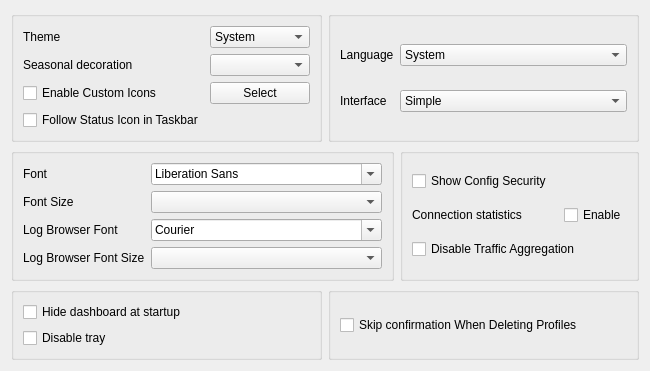
     <widget class="QWidget" name="tab_2">
      <attribute name="title">
       <string>Style</string>
      </attribute>
      <layout class="QGridLayout" name="gridLayout_5">
       <item row="2" column="0">
        <layout class="QHBoxLayout" name="style_h_2">
         <item>
          <widget class="QGroupBox" name="traffic_statistics_box">
           <layout class="QGridLayout" name="gridLayout_8">
            <item row="0" column="0">
             <widget class="QLabel" name="label_2">
              <property name="text">
               <string>Font</string>
              </property>
             </widget>
            </item>
            <item row="0" column="1">
             <widget class="QFontComboBox" name="font"/>
            </item>
            <item row="1" column="0">
             <widget class="QLabel" name="label_5">
              <property name="text">
               <string>Font Size</string>
              </property>
             </widget>
            </item>
            <item row="1" column="1">
             <widget class="QComboBox" name="font_size"/>
            </item>
            <item row="2" column="0">
             <widget class="QLabel" name="label_log_font">
              <property name="uiLevel" stdset="0">
               <string notr="true">advanced</string>
              </property>
              <property name="text">
               <string>Log Browser Font</string>
              </property>
             </widget>
            </item>
            <item row="2" column="1">
             <widget class="QFontComboBox" name="log_font_family">
              <property name="uiLevel" stdset="0">
               <string notr="true">advanced</string>
              </property>
              <property name="fontFilters">
               <set>QFontComboBox::FontFilter::MonospacedFonts</set>
              </property>
              <property name="toolTip">
               <string>Only monospaced fonts are listed. An unavailable family falls back to a built-in monospace list.</string>
              </property>
             </widget>
            </item>
            <item row="3" column="0">
             <widget class="QLabel" name="label_log_font_size">
              <property name="uiLevel" stdset="0">
               <string notr="true">advanced</string>
              </property>
              <property name="text">
               <string>Log Browser Font Size</string>
              </property>
             </widget>
            </item>
            <item row="3" column="1">
             <widget class="QComboBox" name="log_font_size">
              <property name="uiLevel" stdset="0">
               <string notr="true">advanced</string>
              </property>
             </widget>
            </item>
           </layout>
          </widget>
         </item>
         <item>
          <widget class="QGroupBox" name="connection_statistics_box">
           <property name="uiLevel" stdset="0">
            <string notr="true">advanced</string>
           </property>
           <layout class="QGridLayout" name="gridLayout_11">
            <item row="1" column="0">
             <widget class="QLabel" name="label_9">
              <property name="text">
               <string>Connection statistics</string>
              </property>
             </widget>
            </item>
            <item row="1" column="2">
             <widget class="QCheckBox" name="connection_statistics">
              <property name="text">
               <string>Enable</string>
              </property>
             </widget>
            </item>
            <item row="2" column="0" colspan="3">
             <widget class="QCheckBox" name="disable_traffic_aggregation">
              <property name="toolTip">
               <string>&lt;html&gt;&lt;head/&gt;&lt;body&gt;&lt;p&gt;Fully disables the traffic aggregation feature (per-config and per-app usage history kept in a separate database, shown in the Traffic Stats dashboard). Does not affect the per-profile traffic counters in the main window.&lt;/p&gt;&lt;/body&gt;&lt;/html&gt;</string>
              </property>
              <property name="text">
               <string>Disable Traffic Aggregation</string>
              </property>
             </widget>
            </item>
            <item row="0" column="0">
             <widget class="QCheckBox" name="show_config_security">
              <property name="toolTip">
               <string>&lt;html&gt;&lt;head/&gt;&lt;body&gt;&lt;p&gt;Show each config's security next to its type in the proxy list, e.g. &quot;Trojan (WebSocket+TLS)&quot;. Insecure configs are marked with a warning sign.&lt;/p&gt;&lt;/body&gt;&lt;/html&gt;</string>
              </property>
              <property name="text">
               <string>Show Config Security</string>
              </property>
             </widget>
            </item>
           </layout>
          </widget>
         </item>
        </layout>
       </item>
       <item row="3" column="0">
        <layout class="QHBoxLayout" name="style_h_3">
         <item>
          <widget class="QGroupBox" name="horizontalGroupBox_5">
           <layout class="QVBoxLayout" name="verticalLayout_5">
            <item>
             <widget class="QCheckBox" name="start_minimal">
              <property name="sizePolicy">
               <sizepolicy hsizetype="Preferred" vsizetype="Fixed">
                <horstretch>0</horstretch>
                <verstretch>0</verstretch>
               </sizepolicy>
              </property>
              <property name="text">
               <string>Hide dashboard at startup</string>
              </property>
             </widget>
            </item>
            <item>
             <widget class="QCheckBox" name="disable_tray">
              <property name="sizePolicy">
               <sizepolicy hsizetype="Preferred" vsizetype="Fixed">
                <horstretch>0</horstretch>
                <verstretch>0</verstretch>
               </sizepolicy>
              </property>
              <property name="toolTip">
               <string>Prevents the app from minimizing to the tray when the window is closed. The app will exit instead</string>
              </property>
              <property name="text">
               <string>Disable tray</string>
              </property>
             </widget>
            </item>
           </layout>
          </widget>
         </item>
         <item>
          <widget class="QGroupBox" name="groupBox_2">
           <layout class="QHBoxLayout" name="horizontalLayout_23">
            <item>
             <widget class="QCheckBox" name="skip_delete_confirm">
              <property name="text">
               <string>Skip confirmation When Deleting Profiles</string>
              </property>
             </widget>
            </item>
           </layout>
          </widget>
         </item>
        </layout>
       </item>
       <item row="0" column="0">
        <layout class="QHBoxLayout" name="style_h_1">
         <item>
          <widget class="QGroupBox" name="groupBox">
           <layout class="QGridLayout" name="gridLayout_10">
            <item row="0" column="0">
             <widget class="QLabel" name="label_8">
              <property name="sizePolicy">
               <sizepolicy hsizetype="Maximum" vsizetype="Maximum">
                <horstretch>0</horstretch>
                <verstretch>0</verstretch>
               </sizepolicy>
              </property>
              <property name="text">
               <string>Theme</string>
              </property>
             </widget>
            </item>
            <item row="0" column="1">
             <widget class="QComboBox" name="theme">
              <item>
               <property name="text">
                <string notr="true">System</string>
               </property>
              </item>
             </widget>
            </item>
            <item row="2" column="1">
             <widget class="QPushButton" name="select_custom_icon">
              <property name="uiLevel" stdset="0">
               <string notr="true">advanced</string>
              </property>
              <property name="text">
               <string>Select</string>
              </property>
             </widget>
            </item>
            <item row="2" column="0">
             <widget class="QCheckBox" name="enable_custom_icon">
              <property name="uiLevel" stdset="0">
               <string notr="true">advanced</string>
              </property>
              <property name="text">
               <string>Enable Custom Icons</string>
              </property>
             </widget>
            </item>
            <item row="3" column="0">
             <widget class="QCheckBox" name="follow_status_in_taskbar">
              <property name="uiLevel" stdset="0">
               <string notr="true">advanced</string>
              </property>
              <property name="toolTip">
               <string>Follow the connection status icon in the dock/taskbar. When off, it always shows the Rawline icon</string>
              </property>
              <property name="text">
               <string>Follow Status Icon in Taskbar</string>
              </property>
             </widget>
            </item>
           <item row="1" column="0">
 <widget class="QLabel" name="label_seasonal_decoration">
  <property name="text"><string>Seasonal decoration</string></property>
 </widget>
</item>
<item row="1" column="1">
 <widget class="QComboBox" name="seasonal_decoration"/>
</item>
</layout>
          </widget>
         </item>
         <item>
          <widget class="QGroupBox" name="groupBox2">
           <layout class="QGridLayout" name="gridLayout_4">
            <item row="0" column="2">
             <widget class="QComboBox" name="language">
              <item>
               <property name="text">
                <string notr="true">System</string>
               </property>
              </item>
              <item>
               <property name="text">
                <string notr="true">English</string>
               </property>
              </item>
              <item>
               <property name="text">
                <string notr="true">简体中文</string>
               </property>
              </item>
              <item>
               <property name="text">
                <string notr="true">فارسی</string>
               </property>
              </item>
              <item>
               <property name="text">
                <string notr="true">Русский</string>
               </property>
              </item>
             </widget>
            </item>
            <item row="0" column="0">
             <widget class="QLabel" name="label_15">
              <property name="sizePolicy">
               <sizepolicy hsizetype="Maximum" vsizetype="Maximum">
                <horstretch>0</horstretch>
                <verstretch>0</verstretch>
               </sizepolicy>
              </property>
              <property name="text">
               <string>Language</string>
              </property>
             </widget>
            </item>
            <item row="1" column="0">
             <widget class="QLabel" name="ui_mode_l">
              <property name="sizePolicy">
               <sizepolicy hsizetype="Maximum" vsizetype="Maximum">
                <horstretch>0</horstretch>
                <verstretch>0</verstretch>
               </sizepolicy>
              </property>
              <property name="toolTip">
               <string>Simple hides the advanced options. They keep their values and still apply.</string>
              </property>
              <property name="text">
               <string>Interface</string>
              </property>
              <property name="buddy">
               <cstring>ui_mode</cstring>
              </property>
             </widget>
            </item>
            <item row="1" column="2">
             <widget class="QComboBox" name="ui_mode">
              <item>
               <property name="text">
                <string>Simple</string>
               </property>
              </item>
              <item>
               <property name="text">
                <string>Advanced</string>
               </property>
              </item>
             </widget>
            </item>
           </layout>
          </widget>
         </item>
        </layout>
       </item>
      </layout>
     </widget>
